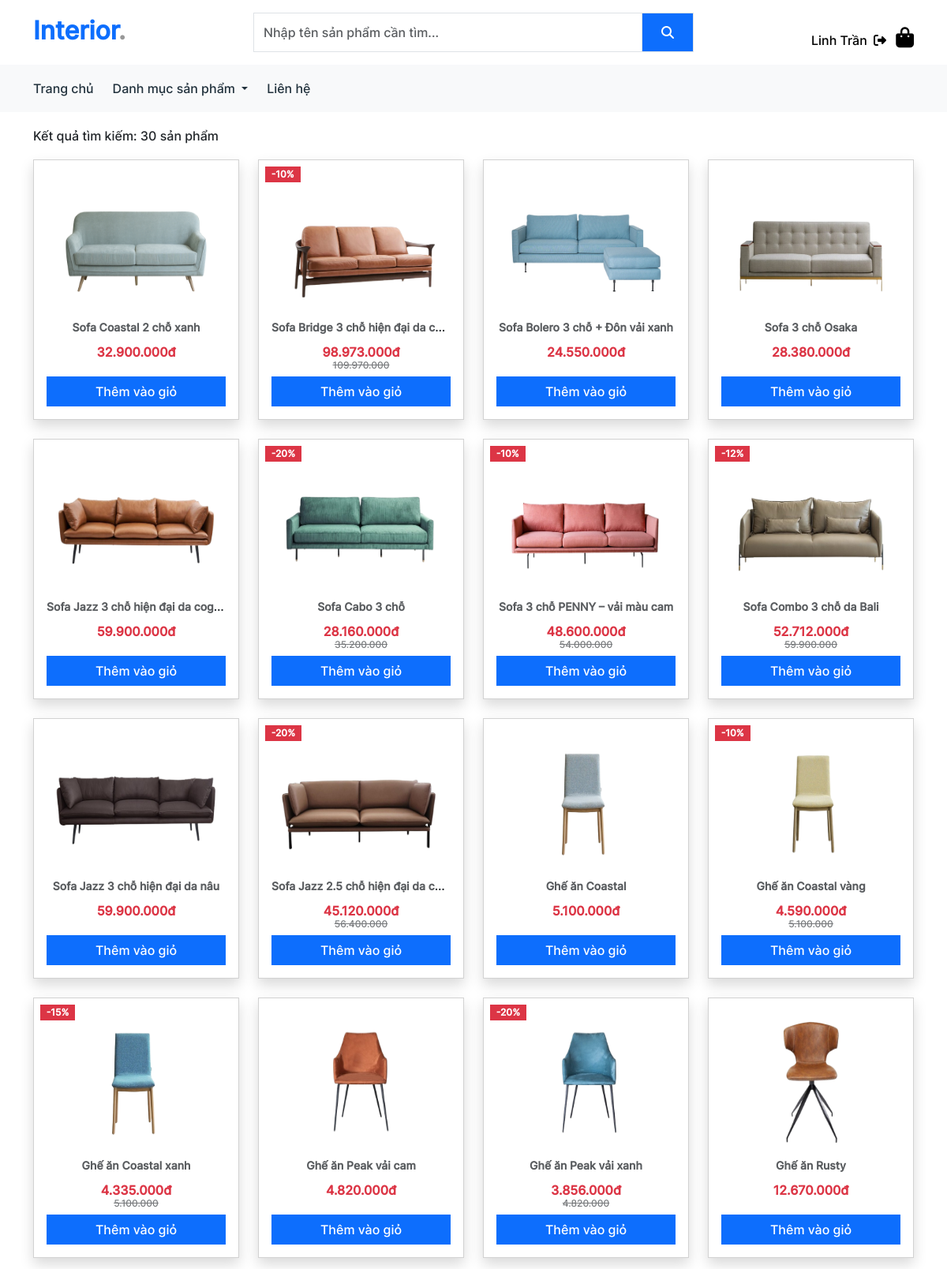
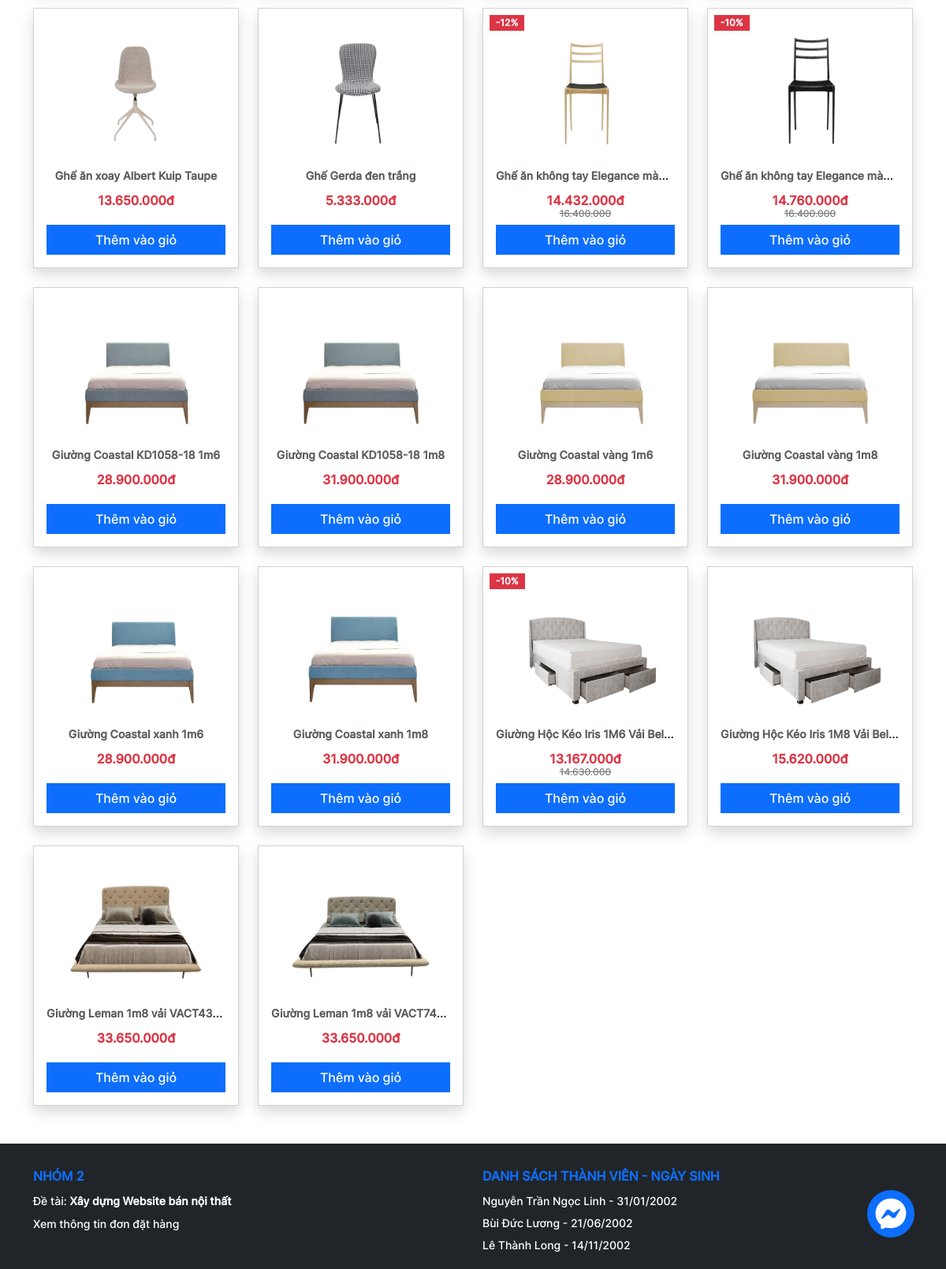
Before: /search.php (signed in) with the older database file (2 pictures, top to bottom).
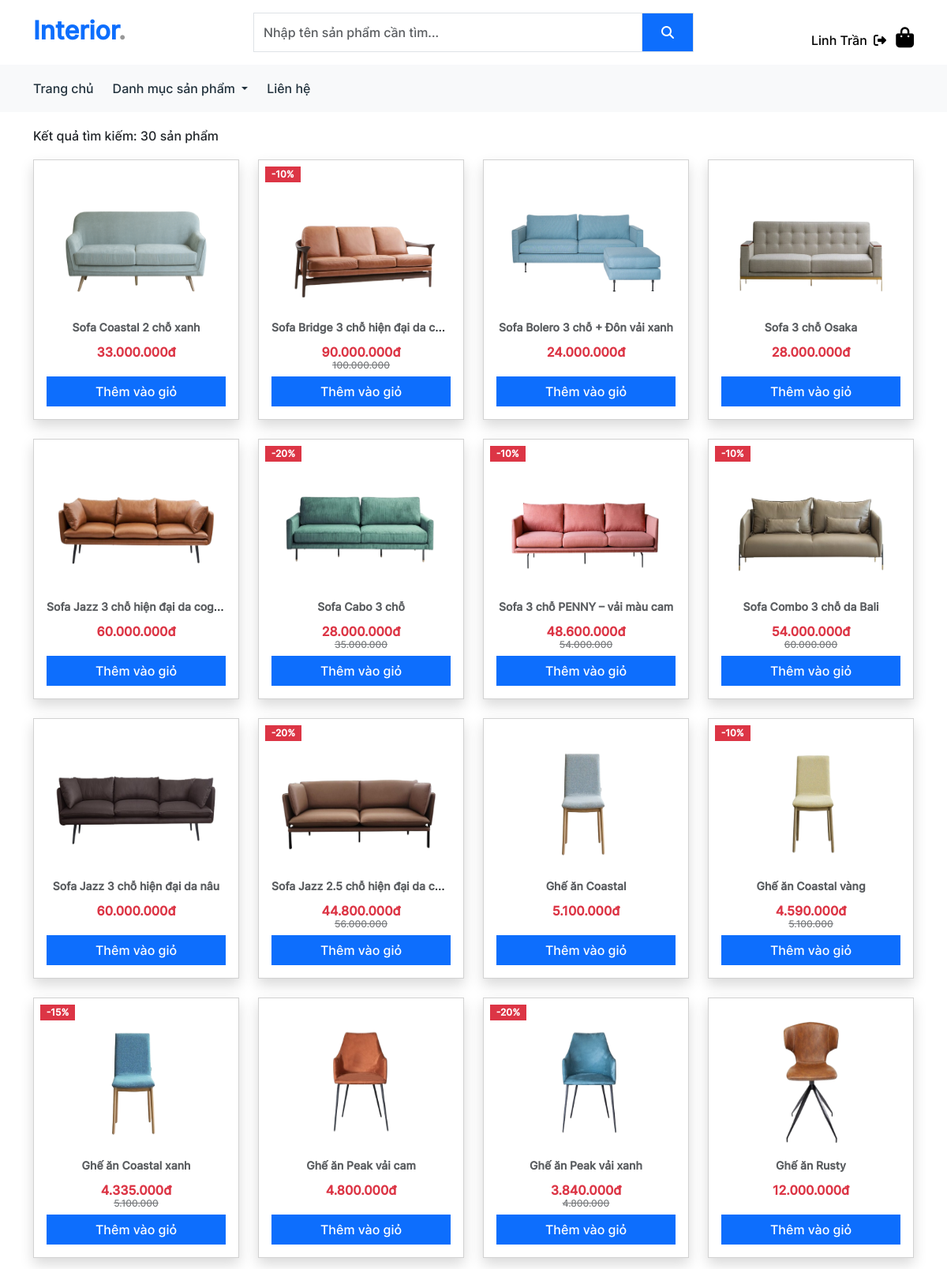
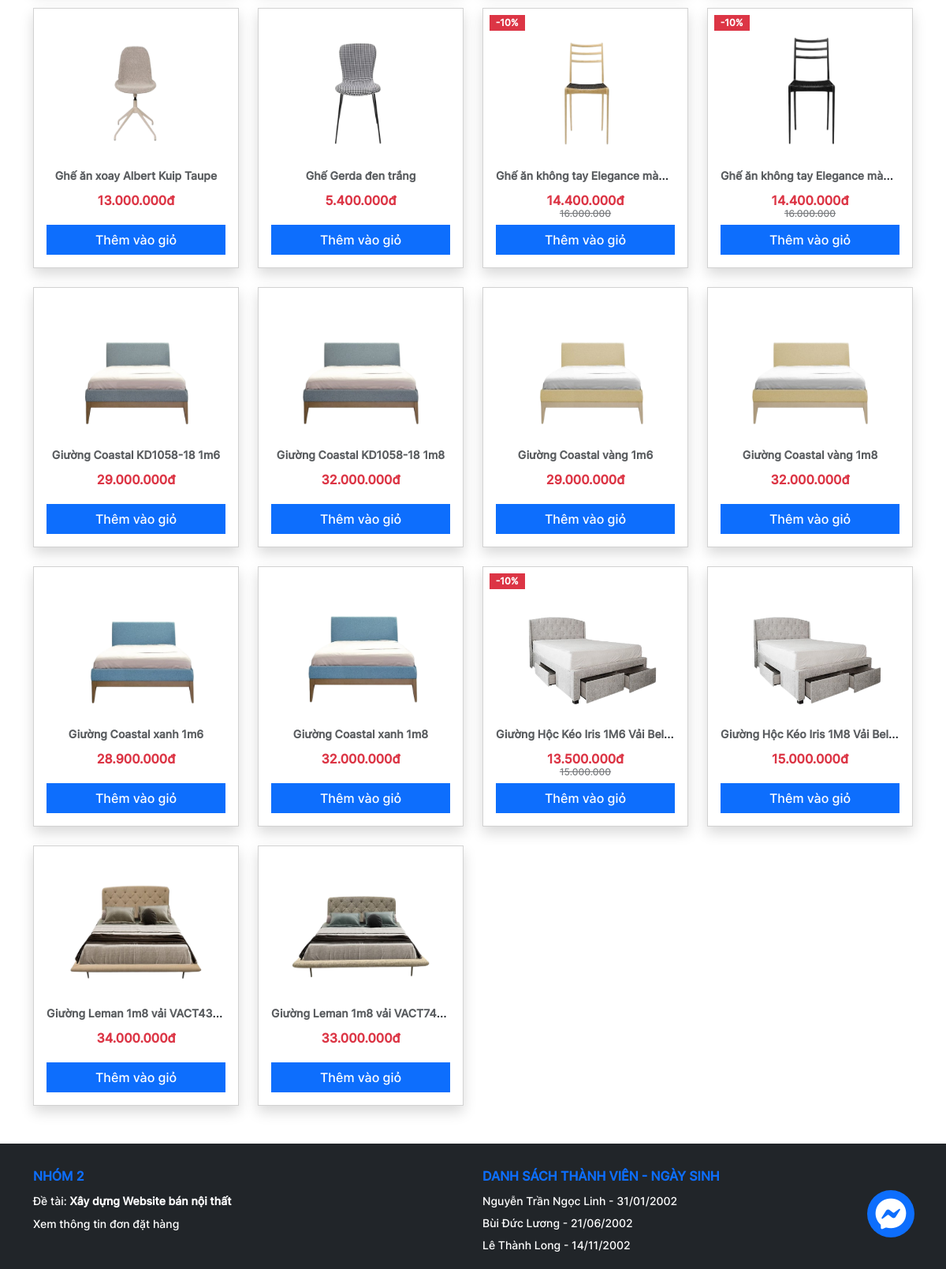
After: the same page with the newer database file (2 pictures, top to bottom).
### tables this page shows
CREATE TABLE `products` (
  `id` int(11) NOT NULL,
  `name` varchar(100) NOT NULL,
  `price` int(11) NOT NULL,
  `discount` int(11) NOT NULL,
  `image` text NOT NULL,
  `category_id` int(11) NOT NULL,
  `description` text NOT NULL
);

### classes/database.php (called while the page is built, shortened)
<?php
class Database
{
  private $conn = null;
  public function __construct()
  {
    $this->conn = new mysqli(DB_HOST, DB_USER, DB_PASS, DB_NAME);
  }
  public function getProductsByName($keywords)
  {
    $data = array();
    $sql = "SELECT * FROM products WHERE name LIKE '%" . $keywords . "%'";
    $stmt = $this->conn->prepare($sql);
    $stmt->execute();
    $result = $stmt->get_result();
    while ($row = $result->fetch_assoc()) {
      $data[] = $row;
    }
    if ($result->num_rows > 0) {
      return $data;
    }
    return 0;
  }
}

### search.php (the view, shortened to what this page needs)
<!DOCTYPE html>
<html lang="en">
<head>
  <link rel="stylesheet" href="./assets/fonts/css/all.min.css" />
  <link rel="stylesheet" href="./lib/boostrap/css/bootstrap.min.css" />
  <link rel="stylesheet" href="./assets/css/app.css" />
</head>
<body>
  <div id="root">
    <?php
    include_once("./includes/header.php");
    include_once("./includes/messenger.php");
    require_once("./classes/database.php");
    $keywords = $_GET["search"];
    $db = new Database();
    $products = $db->getProductsByName($keywords);
    ?>
    <section class="mb-5" style="min-height: 50vh;">
      <div class="container">
        <p class="pb-3">Kết quả tìm kiếm: <?= !empty($products) ? count($products) : 0 ?> sản phẩm</p>
        <div class="row row-gap-4">
          <?php
          if (!empty($products)) :
            foreach ($products as $p) :
          ?>
              <div class="col-lg-3">
                <div class="card shadow overflow-hidden">
                  <div class="card-body position-relative">
                    <div class="position-absolute top-0 start-0 <?= $p["discount"] == 0 ? 'd-none' : '' ?>">
                      <span class="badge rounded-0 bg-danger ms-2 mt-2">-<?= $p["discount"] ?>%</span>
                    </div>
                    <img src="./assets/images/<?= $p["image"] ?>" class="card-img-top" height="181" loading="lazy" alt="..." />
                    <p class="card-title">
                      <a href="product_detail.php?id=<?= $p["id"] ?>" class="fw-bold text-decoration-none text-muted">
                        <div class="line__clamp text-center">
                          <small><?= $p["name"] ?></small>
                        </div>
                      </a>
                    </p>
                    <div class="text-center pt-2">
                      <h6 style="height: 40px;">
                        <span class="text-danger"><?= number_format($p["price"] - ($p["price"] * $p["discount"] / 100), 0, '', '.') ?>đ</span>
                        <p class="fw-light text-decoration-line-through <?= $p["discount"] == 0 ? 'd-none' : '' ?>" style="font-size: 12px;opacity: 0.6">
                          <?= number_format($p["price"], 0, '', '.') ?>
                        </p>
                      </h6>
                    </div>
                    <div class="d-grid">
                      <button class="add-to-cart btn btn-primary" data-id="<?= $p["id"] ?>" title="Thêm vào giỏ hàng">
                        Thêm vào giỏ
                      </button>
                    </div>
                  </div>
                </div>
              </div>
          <?php
            endforeach;
          endif; ?>
        </div>
      </div>
    </section>
    <?php
    include_once("./includes/footer.php");
    ?>
  </div>
</body>
</html>

Changed rows visible on the page:
changed products "Sofa Coastal 2 chỗ xanh": $p["price"] - ($p["price"] * $p["discount"] / 100) "32.900.000" → "33.000.000"
changed products "Sofa Bridge 3 chỗ hiện đại da c…": $p["price"] - ($p["price"] * $p["discount"] / 100) "98.973.000" → "90.000.000"; price "109.970.000" → "100.000.000"
changed products "Sofa Bolero 3 chỗ + Đôn vải xanh": $p["price"] - ($p["price"] * $p["discount"] / 100) "24.550.000" → "24.000.000"
changed products "Sofa 3 chỗ Osaka": $p["price"] - ($p["price"] * $p["discount"] / 100) "28.380.000" → "28.000.000"
changed products "Sofa Jazz 3 chỗ hiện đại da cog…": $p["price"] - ($p["price"] * $p["discount"] / 100) "59.900.000" → "60.000.000"
changed products "Sofa Cabo 3 chỗ": $p["price"] - ($p["price"] * $p["discount"] / 100) "28.160.000" → "28.000.000"; price "35.200.000" → "35.000.000"
changed products "Sofa Combo 3 chỗ da Bali": discount "12" → "10"; $p["price"] - ($p["price"] * $p["discount"] / 100) "52.712.000" → "54.000.000"; price "59.900.000" → "60.000.000"
changed products "Sofa Jazz 3 chỗ hiện đại da nâu": $p["price"] - ($p["price"] * $p["discount"] / 100) "59.900.000" → "60.000.000"
changed products "Sofa Jazz 2.5 chỗ hiện đại da c…": $p["price"] - ($p["price"] * $p["discount"] / 100) "45.120.000" → "44.800.000"; price "56.400.000" → "56.000.000"
changed products "Ghế ăn Peak vải cam": $p["price"] - ($p["price"] * $p["discount"] / 100) "4.820.000" → "4.800.000"
changed products "Ghế ăn Peak vải xanh": $p["price"] - ($p["price"] * $p["discount"] / 100) "3.856.000" → "3.840.000"; price "4.820.000" → "4.800.000"
changed products "Ghế ăn Rusty": $p["price"] - ($p["price"] * $p["discount"] / 100) "12.670.000" → "12.000.000"
changed products "Ghế ăn xoay Albert Kuip Taupe": $p["price"] - ($p["price"] * $p["discount"] / 100) "13.650.000" → "13.000.000"
changed products "Ghế Gerda đen trắng": $p["price"] - ($p["price"] * $p["discount"] / 100) "5.333.000" → "5.400.000"
changed products (number 19 of 30 on the later page): discount "12" → "10"; $p["price"] - ($p["price"] * $p["discount"] / 100) "14.432.000" → "14.400.000"; price "16.400.000" → "16.000.000"
changed products (number 20 of 30 on the later page): $p["price"] - ($p["price"] * $p["discount"] / 100) "14.760.000" → "14.400.000"; price "16.400.000" → "16.000.000"
changed products "Giường Coastal KD1058-18 1m6": $p["price"] - ($p["price"] * $p["discount"] / 100) "28.900.000" → "29.000.000"
changed products "Giường Coastal KD1058-18 1m8": $p["price"] - ($p["price"] * $p["discount"] / 100) "31.900.000" → "32.000.000"
changed products "Giường Coastal vàng 1m6": $p["price"] - ($p["price"] * $p["discount"] / 100) "28.900.000" → "29.000.000"
changed products "Giường Coastal vàng 1m8": $p["price"] - ($p["price"] * $p["discount"] / 100) "31.900.000" → "32.000.000"
changed products "Giường Coastal xanh 1m8": $p["price"] - ($p["price"] * $p["discount"] / 100) "31.900.000" → "32.000.000"
changed products "Giường Hộc Kéo Iris 1M6 Vải Bel…": $p["price"] - ($p["price"] * $p["discount"] / 100) "13.167.000" → "13.500.000"; price "14.630.000" → "15.000.000"
changed products "Giường Hộc Kéo Iris 1M8 Vải Bel…": $p["price"] - ($p["price"] * $p["discount"] / 100) "15.620.000" → "15.000.000"
changed products "Giường Leman 1m8 vải VACT4328": $p["price"] - ($p["price"] * $p["discount"] / 100) "33.650.000" → "34.000.000"
changed products "Giường Leman 1m8 vải VACT7464": $p["price"] - ($p["price"] * $p["discount"] / 100) "33.650.000" → "33.000.000"
